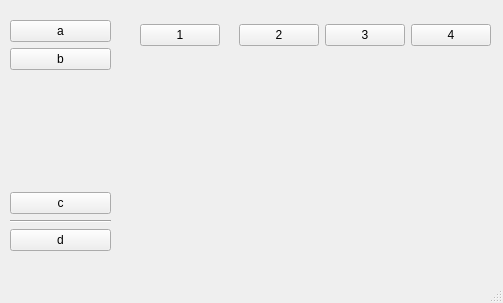
<?xml version="1.0" encoding="UTF-8"?>
<ui version="4.0">
 <class>MainWindow</class>
 <widget class="QMainWindow" name="MainWindow">
  <property name="geometry">
   <rect>
    <x>0</x>
    <y>0</y>
    <width>503</width>
    <height>303</height>
   </rect>
  </property>
  <property name="windowTitle">
   <string>MainWindow</string>
  </property>
  <widget class="QWidget" name="centralwidget">
   <widget class="QWidget" name="">
    <property name="geometry">
     <rect>
      <x>140</x>
      <y>10</y>
      <width>351</width>
      <height>51</height>
     </rect>
    </property>
    <layout class="QHBoxLayout" name="horizontalLayout">
     <item>
      <widget class="QPushButton" name="pushButton">
       <property name="text">
        <string>1</string>
       </property>
      </widget>
     </item>
     <item>
      <spacer name="horizontalSpacer">
       <property name="orientation">
        <enum>Qt::Horizontal</enum>
       </property>
       <property name="sizeHint" stdset="0">
        <size>
         <width>40</width>
         <height>20</height>
        </size>
       </property>
      </spacer>
     </item>
     <item>
      <widget class="QPushButton" name="pushButton_2">
       <property name="text">
        <string>2</string>
       </property>
      </widget>
     </item>
     <item>
      <widget class="QPushButton" name="pushButton_3">
       <property name="text">
        <string>3</string>
       </property>
      </widget>
     </item>
     <item>
      <widget class="QPushButton" name="pushButton_4">
       <property name="text">
        <string>4</string>
       </property>
      </widget>
     </item>
    </layout>
   </widget>
   <widget class="QWidget" name="">
    <property name="geometry">
     <rect>
      <x>10</x>
      <y>20</y>
      <width>101</width>
      <height>231</height>
     </rect>
    </property>
    <layout class="QVBoxLayout" name="verticalLayout">
     <item>
      <widget class="QPushButton" name="pushButton_8">
       <property name="text">
        <string>a</string>
       </property>
      </widget>
     </item>
     <item>
      <widget class="QPushButton" name="pushButton_5">
       <property name="text">
        <string>b</string>
       </property>
      </widget>
     </item>
     <item>
      <spacer name="verticalSpacer">
       <property name="orientation">
        <enum>Qt::Vertical</enum>
       </property>
       <property name="sizeHint" stdset="0">
        <size>
         <width>20</width>
         <height>40</height>
        </size>
       </property>
      </spacer>
     </item>
     <item>
      <widget class="QPushButton" name="pushButton_6">
       <property name="text">
        <string>c</string>
       </property>
      </widget>
     </item>
     <item>
      <widget class="Line" name="line">
       <property name="orientation">
        <enum>Qt::Horizontal</enum>
       </property>
      </widget>
     </item>
     <item>
      <widget class="QPushButton" name="pushButton_7">
       <property name="text">
        <string>d</string>
       </property>
      </widget>
     </item>
    </layout>
   </widget>
  </widget>
  <widget class="QMenuBar" name="menubar">
   <property name="geometry">
    <rect>
     <x>0</x>
     <y>0</y>
     <width>503</width>
     <height>22</height>
    </rect>
   </property>
  </widget>
  <widget class="QStatusBar" name="statusbar"/>
 </widget>
 <resources/>
 <connections/>
</ui>
